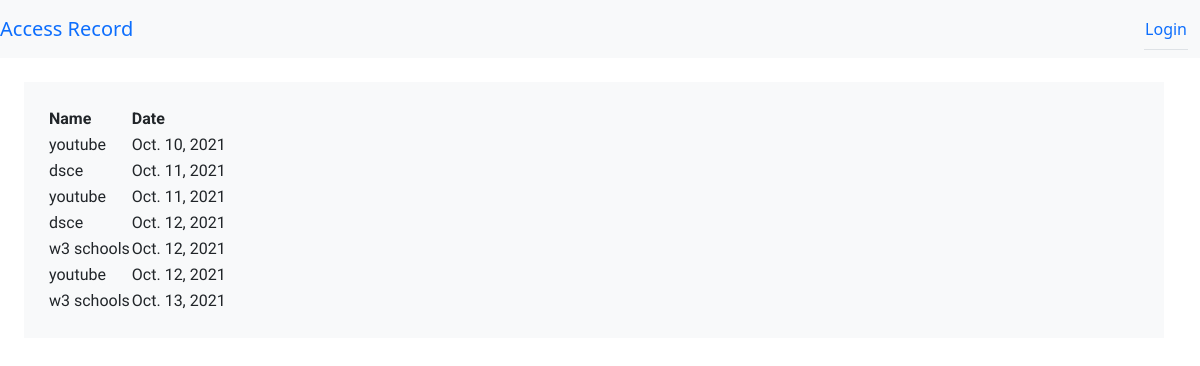
The page / on the database its author committed.
### basic/models.py (models this page shows, shortened)
class AccessRecord(models.Model):
     name = models.ForeignKey(Webpage,on_delete=models.CASCADE)
     date = models.DateField()

class Webpage(models.Model):
    Topic = models.ForeignKey(Topic,on_delete=models.CASCADE)
    name = models.CharField(max_length=256,unique=True)
    url = models.URLField(unique=True)
    def __str__(self):
        return self.name

### basic/views.py (the view)
# urls.py: path('',views.home)
def home(request):
    webpage_list = AccessRecord.objects.order_by('date')
    date_dict = {'access_records': webpage_list}
    return render(request,'home.html',context=date_dict)

### basic/templates/home.html
{% extends "base.html"%}
{% block body_block %}
{% if access_records %}
<table>
    <thead>
        <th>Name</th>
        <th>Date</th>
    </thead>
    {% for record in access_records %}
    <tr>
        <td>{{ record.name }}</td>
        <td>{{ record.date }}</td>
    </tr>
    {% endfor %}
</table>
{% else %}
<h2 class="head-font">No Access-Record Found!</h2>
{% endif %}
{%endblock%}

### basic/templates/base.html (shortened to what this page needs)
{% load static %}
<!DOCTYPE html>
<html lang="en">
<head>
    <link href="https://cdn.jsdelivr.net/npm/bootstrap@5.1.3/dist/css/bootstrap.min.css" rel="stylesheet">
    <link rel="stylesheet" href="{% static 'style.css' %}">
</head>
<body>
    <nav class="navbar navbar-default navbar-fixed-top bg-light">
        <div class="nav container-fluid">
            <a href="#" class="navbar-brand">Access Record</a>
            <div class="nav">
                <ul class="nav nav-tabs navbar-nav navbar-right">
                    <li class="nav-item"><button class="nav-link">Login</button></li>
                </ul>
            </div>
        </div>
    </nav>
    <div class="container p-4 m-4 bg-light">
        {% block body_block %}
        {% endblock %}
    </div>
</body>
</html>

### basic/static/style.css (style rules this page uses)
th { font-family: 'Roboto', sans-serif; }
td { font-family: 'Work Sans', sans-serif; }

### rows shown on the page
AccessRecord: name "youtube", date "Oct. 10, 2021"
AccessRecord: name "dsce", date "Oct. 11, 2021"
AccessRecord: name "youtube", date "Oct. 11, 2021"
AccessRecord: name "dsce", date "Oct. 12, 2021"
AccessRecord: name "w3 schools", date "Oct. 12, 2021"
AccessRecord: name "youtube", date "Oct. 12, 2021"
AccessRecord: name "w3 schools", date "Oct. 13, 2021"
